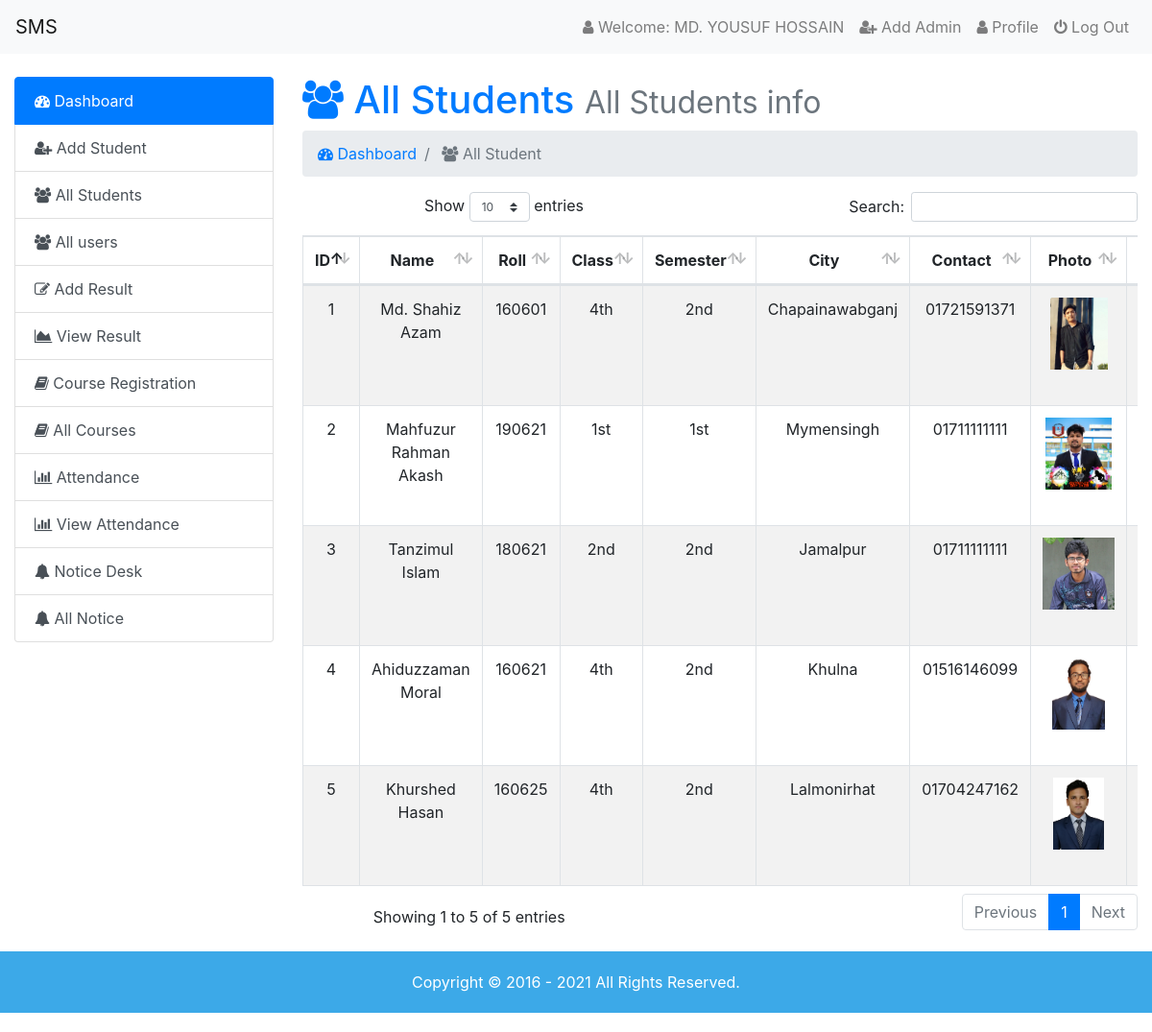
The page /admin/index.php?page=allstudent (signed in) on the database its author committed.
### tables this page shows
CREATE TABLE `user` (
  `id` int(5) NOT NULL,
  `name` varchar(100) NOT NULL,
  `email` varchar(50) NOT NULL,
  `username` varchar(50) NOT NULL,
  `password` varchar(100) NOT NULL,
  `photo` varchar(50) NOT NULL,
  `status` varchar(10) NOT NULL
);

CREATE TABLE `student_info` (
  `id` int(5) NOT NULL,
  `name` varchar(100) NOT NULL,
  `roll` int(6) NOT NULL,
  `class` varchar(4) NOT NULL,
  `semester` varchar(5) NOT NULL,
  `city` varchar(50) NOT NULL,
  `pcontact` varchar(11) NOT NULL,
  `photo` varchar(50) NOT NULL,
  `time` timestamp NOT NULL DEFAULT CURRENT_TIMESTAMP
);

### admin/allstudent.php (the view, shortened to what this page needs)
<h1 class="text-primary"> <i class="fa fa-users"></i> All Students <small class="text-muted"> All Students info</small></h1>
<nav aria-label="breadcrumb">
	<ol class="breadcrumb">
    <li class="breadcrumb-item active" aria-current="page"> <a href="index.php?page=dashboard"><i class="fa fa-dashboard"></i> Dashboard</a> </li>
		<li class="breadcrumb-item active" aria-current="page"> <i class="fa fa-users"></i> All Student</li>
	</ol>
</nav>
<div class="table-responsive text-center">
	<table id="data" class="table table-bordered table-hover table-striped">
	<thead>
		<tr>
			<th>ID</th>
			<th>Name</th>
			<th>Roll</th>
			<th>Class</th>
			<th>Semester</th>
			<th>City</th>
			<th>Contact</th>
			<th>Photo</th>
      <th>Action</th>
		</tr>
	</thead>
	<tbody>
		<?php
			$dbshow=mysqli_query($link,"SELECT * FROM `student_info` ;");
			while ($row=mysqli_fetch_assoc($dbshow)) {?>
		<tr>
			<td><?php echo $row['id']; ?></td>
			<td><?php echo ucwords($row['name']); ?></td>
			<td><?php echo $row['roll']; ?></td>
			<td><?php echo $row['class']; ?></td>
			<td><?php echo $row['semester']; ?></td>
			<td><?php echo ucwords($row['city']); ?></td>
			<td><?php echo $row['pcontact']; ?></td>
			<td> <img style="height: 75px;" src="stimages/<?php echo $row['photo']; ?>" alt=""> </td>
      <td>
      </td>
		</tr>
		<?php
			}
		 ?>
	</tbody>
</table>
</div>

### admin/index.php (shortened to what this page needs)
<?php
require_once'dbcon.php';
	$admin=$_SESSION['user_login'];
	$query=mysqli_query($link,"SELECT * FROM `user` WHERE `username`='$admin';");
	$result=mysqli_fetch_assoc($query);
 ?>
<!DOCTYPE html>
<html>
<head>
	<link rel="stylesheet" href="../css/bootstrap.min.css">
	<link rel="stylesheet" type="text/css" href="../css/style.css">
	<link rel="stylesheet" href="../css/font-awesome.min.css">
	<link rel="stylesheet" href="../css/dataTables.bootstrap4.min.css">
</head>
	<body>
		<nav class="navbar navbar-expand-lg navbar-light bg-light">
		  <a class="navbar-brand" href="index.php?page=dashboard">SMS</a>
		  <div class="collapse navbar-collapse" id="navbarSupportedContent">
		    <ul class="navbar-nav ml-auto">
		      <li class="nav-item">
		        <a class="nav-link" href="index.php?page=dashboard"><i class="fa fa-user"></i> Welcome: <?php echo $result['name']; ?></a>
		      </li>
					<li class="nav-item">
		        <a class="nav-link" href="register.php"><i class="fa fa-user-plus"></i> Add Admin</a>
		      </li>
					<li class="nav-item">
		        <a class="nav-link" href="index.php?page=userprofile"><i class="fa fa-user"></i> Profile</a>
		      </li>
					<li class="nav-item">
		        <a class="nav-link" href="logout.php"><i class="fa fa-power-off"></i> Log Out</a>
		      </li>
		    </ul>
		  </div>
		</nav>
		<div class="container-fluid mt-4">
			<div class="row">
				<div class="col-sm-3">
					<div class="list-group">
					  <a href="index.php?page=dashboard" class="list-group-item list-group-item-action active">
							<i class="fa fa-dashboard"></i>
						     Dashboard
					  </a>
					  <a href="index.php?page=addstudent" class="list-group-item list-group-item-action"><i class="fa fa-user-plus"></i> Add Student</a>
					  <a href="index.php?page=allstudent" class="list-group-item list-group-item-action"><i class="fa fa-users"></i> All Students</a>
					  <a href="index.php?page=alluser" class="list-group-item list-group-item-action "><i class="fa fa-users"></i> All users</a>
						<a href="index.php?page=addresult" class="list-group-item list-group-item-action "><i class="fa fa-edit"></i> Add Result</a>
						<a href="index.php?page=viewresult" class="list-group-item list-group-item-action "><i class="fa fa-area-chart"></i> View Result</a>
						<a href="index.php?page=courseregistration" class="list-group-item list-group-item-action "><i class="fa fa-book"></i> Course Registration</a>
						<a href="index.php?page=allcourse" class="list-group-item list-group-item-action "><i class="fa fa-book"></i> All Courses</a>
						<a href="index.php?page=attendance" class="list-group-item list-group-item-action "><i class="fa fa-bar-chart"></i> Attendance</a>
						<a href="index.php?page=attendancebydate" class="list-group-item list-group-item-action "><i class="fa fa-bar-chart"></i> View Attendance</a>
						<a href="index.php?page=notice" class="list-group-item list-group-item-action "><i class="fa fa-bell"></i> Notice Desk</a>
						<a href="index.php?page=viewnotice" class="list-group-item list-group-item-action "><i class="fa fa-bell"></i> All Notice</a>
					</div>
				</div>
				<div class="col-sm-9">
					<div class="content">
						<?php
						if (isset($_GET['page'])) {
							$page=$_GET['page'].'.php';
						}else{
							$page="dashboard.php";
						}
						if (file_exists($page)) {
							require_once $page;
						}else {
							require_once '404.php';
						}
						 ?>
					</div>
				</div>
			</div>
		</div>
		<footer class="footer-area">
			<p>Copyright &copy; 2016 - <?= date('Y') ?> All Rights Reserved.</p>
		</footer>
	</body>
</html>

### css/style.css (style rules this page uses)
.footer-area { background: #3CA9E8; text-align: center; color: white; }
.footer-area p { margin: 20px auto; padding: 20px 0; }
.content { min-height: 800px; }

### rows shown on the page
user: name "MD. YOUSUF HOSSAIN"
student_info: id "1", name "Md. Shahiz Azam", roll "160601", class "4th", semester "2nd", city "Chapainawabganj", pcontact "01721591371", photo (picture)
student_info: id "2", name "Mahfuzur Rahman Akash", roll "190621", class "1st", semester "1st", city "Mymensingh", pcontact "01711111111", photo (picture)
student_info: id "3", name "Tanzimul Islam", roll "180621", class "2nd", semester "2nd", city "Jamalpur", pcontact "01711111111", photo (picture)
student_info: id "4", name "Ahiduzzaman Moral", roll "160621", class "4th", semester "2nd", city "Khulna", pcontact "01516146099", photo (picture)
student_info: id "5", name "Khurshed Hasan", roll "160625", class "4th", semester "2nd", city "Lalmonirhat", pcontact "01704247162", photo (picture)
